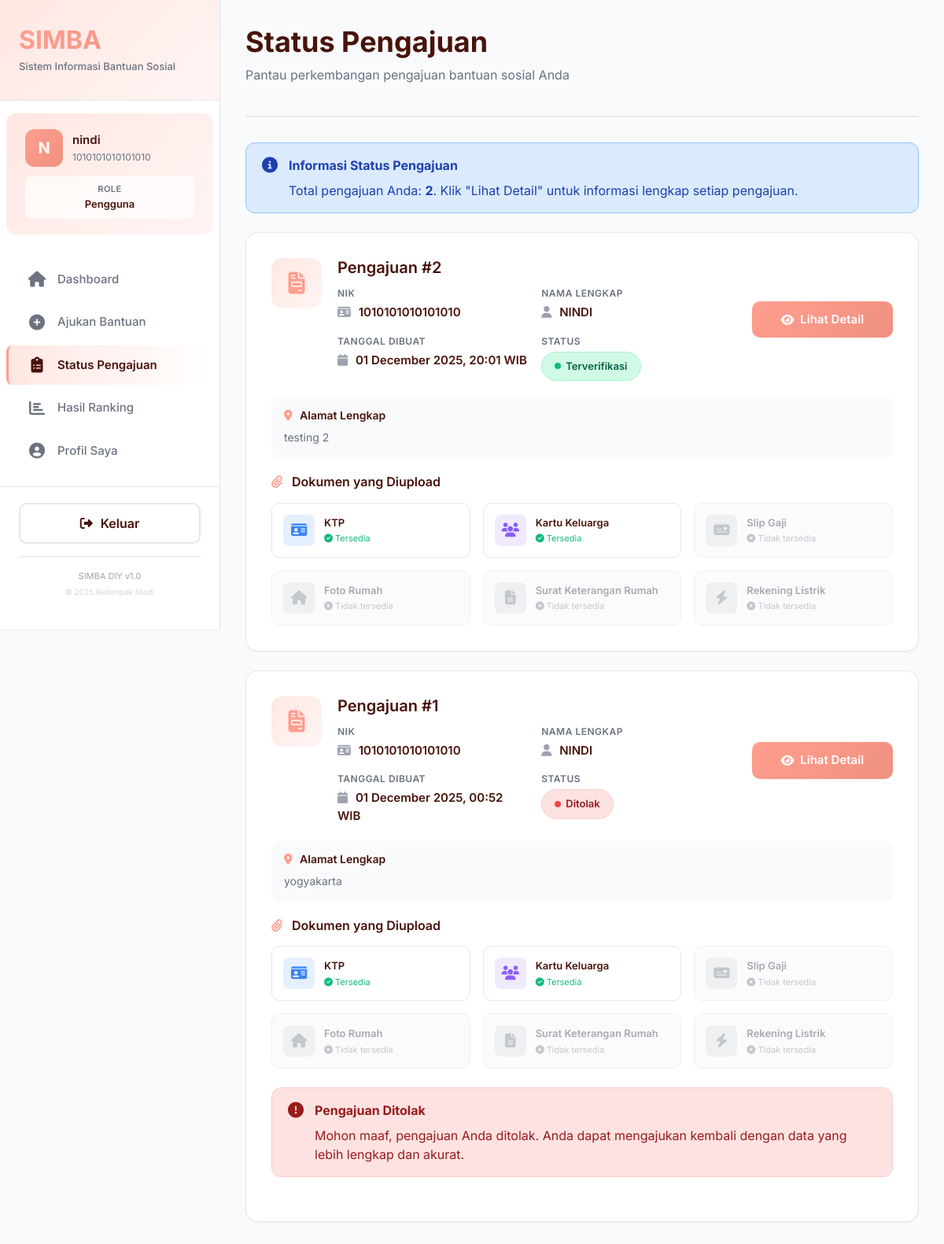
The app's page /user/submission_status.php (signed in), older data.
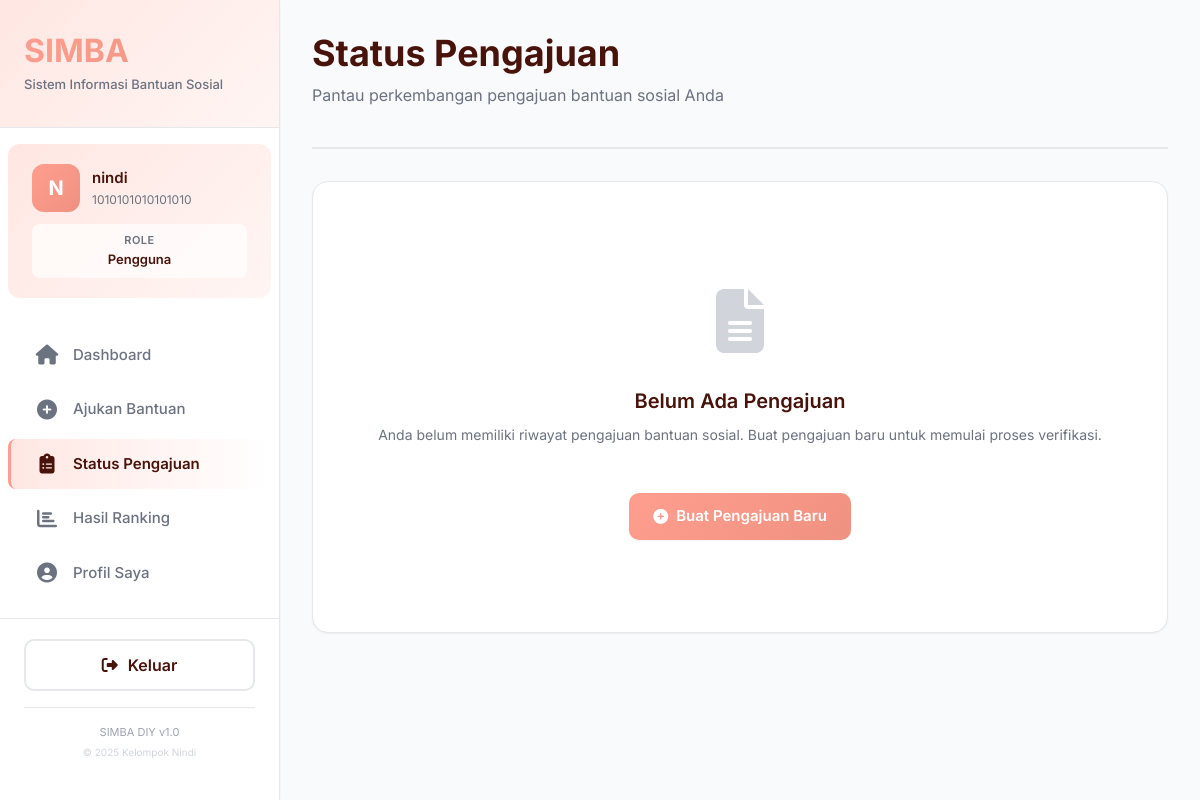
The same page, newer data.
### tables this page shows
CREATE TABLE `dokumen` (
  `id` int(11) NOT NULL,
  `id_pengajuan` int(11) NOT NULL COMMENT 'Foreign key ke tabel pengajuan',
  `ktp` varchar(255) DEFAULT NULL COMMENT 'File KTP (WAJIB)',
  `kk` varchar(255) DEFAULT NULL COMMENT 'File Kartu Keluarga (WAJIB)',
  `slip_gaji` varchar(255) DEFAULT NULL COMMENT 'File slip gaji / bukti penghasilan',
  `foto_rumah` varchar(255) DEFAULT NULL COMMENT 'Foto rumah tampak depan',
  `surat_keterangan_rumah` varchar(255) DEFAULT NULL COMMENT 'Surat keterangan kepemilikan rumah',
  `rekening_listrik` varchar(255) DEFAULT NULL COMMENT 'Rekening listrik bulan terakhir',
  `daftar_pengeluaran` varchar(255) DEFAULT NULL COMMENT 'Daftar pengeluaran bulanan',
  `kartu_pelajar_anak` varchar(255) DEFAULT NULL COMMENT 'Kartu pelajar anak (jika ada)'
);

CREATE TABLE `pengajuan` (
  `id` int(11) NOT NULL,
  `id_user` int(11) NOT NULL COMMENT 'Foreign key ke tabel user',
  `id_program` int(11) DEFAULT NULL COMMENT 'Foreign key ke program bantuan',
  `nik` varchar(16) NOT NULL COMMENT 'NIK pemohon',
  `no_kk` varchar(16) NOT NULL COMMENT 'Nomor Kartu Keluarga',
  `nama_lengkap` varchar(255) NOT NULL COMMENT 'Nama lengkap pemohon',
  `alamat` text NOT NULL COMMENT 'Alamat lengkap',
  `no_hp` varchar(15) NOT NULL COMMENT 'Nomor HP yang bisa dihubungi',
  `gaji` decimal(15,2) NOT NULL COMMENT 'Penghasilan per bulan (nilai tengah range)',
  `status_rumah` varchar(50) NOT NULL COMMENT 'Kepemilikan rumah: Sewa, Keluarga, Pribadi',
  `daya_listrik` varchar(50) NOT NULL COMMENT 'Kelistrikan: Menumpang, Pribadi 450 Watt, dst',
  `pengeluaran` decimal(15,2) NOT NULL COMMENT 'Pengeluaran per bulan (nilai tengah range)',
  `jml_keluarga` int(11) NOT NULL COMMENT 'Jumlah anggota keluarga (nilai representatif)',
  `jml_anak_sekolah` int(11) NOT NULL COMMENT 'Jumlah anak usia sekolah (5-18 tahun)',
  `status` enum('Menunggu Verifikasi','Sedang Diverifikasi','Terverifikasi','Ditolak') NOT NULL DEFAULT 'Menunggu Verifikasi' COMMENT 'Status pengajuan',
  `tanggal_dibuat` timestamp NOT NULL DEFAULT current_timestamp() COMMENT 'Waktu pengajuan dibuat'
);

### functions/submission.php (called while the page is built, shortened)
<?php
function getUserPengajuan($id_user)
{
    $connection = getConnection();
    $query = "SELECT p.*, d.*
              FROM pengajuan p
              LEFT JOIN dokumen d ON p.id = d.id_pengajuan
              WHERE p.id_user = '$id_user'
              ORDER BY p.tanggal_dibuat DESC";
    $result = $connection->query($query);
    return $result->fetch_all(MYSQLI_ASSOC);
}

### user/submission_status.php (the view, shortened to what the changed rows need)
<?php
require_once(__DIR__ . "/../functions/submission.php");
$id_user = $_SESSION['id'];
$pengajuanList = getUserPengajuan($id_user);
?>
<!DOCTYPE html>
<html lang="id">
<head>
    <link rel="stylesheet" href="https://cdnjs.cloudflare.com/ajax/libs/font-awesome/6.5.2/css/all.min.css">
    <link href="https://cdn.jsdelivr.net/npm/bootstrap@5.3.5/dist/css/bootstrap.min.css" rel="stylesheet">
    <link rel="stylesheet" href="../css/style.css">
</head>
<body>
    <div class="dashboard-wrapper">
        <?php include('../templates/user_sidebar.php'); ?>
        <div class="main-content">
            <div class="page-header">
                <h1 class="page-title">Status Pengajuan</h1>
            </div>
            <?php if (empty($pengajuanList)): ?>
                <div class="form-card">
                    <div class="empty-state">
                        <div class="empty-state-icon">
                            <i class="fas fa-file-alt"></i>
                        </div>
                        <div class="empty-state-title">Belum Ada Pengajuan</div>
                        <div class="empty-state-description">
                            Anda belum memiliki riwayat pengajuan bantuan sosial. Buat pengajuan baru untuk memulai proses verifikasi.
                        </div>
                        <a href="apply.php" class="btn btn-primary" style="margin-top: 24px;">
                            <i class="fas fa-plus-circle"></i> Buat Pengajuan Baru
                        </a>
                    </div>
                </div>
            <?php else: ?>
                <div class="alert alert-info">
                    <i class="fas fa-info-circle"></i>
                    <div>
                        <strong>Informasi Status Pengajuan</strong>
                        <p style="margin: 8px 0 0 0;">Total pengajuan Anda: <strong><?php echo count($pengajuanList); ?></strong>. Klik "Lihat Detail" untuk informasi lengkap setiap pengajuan.</p>
                    </div>
                </div>
                <?php foreach ($pengajuanList as $pengajuan): ?>
                    <div class="form-card">
                        <div class="row align-items-center">
                            <div class="col-lg-9">
                                <div style="display: flex; align-items: start; gap: 20px;">
                                    <div style="width: 64px; height: 64px; background: linear-gradient(135deg, var(--color-secondary) 0%, var(--color-background) 100%); border-radius: 14px; display: flex; align-items: center; justify-content: center; color: var(--color-primary); font-size: 28px; flex-shrink: 0;">
                                        <i class="fas fa-file-invoice"></i>
                                    </div>
                                    <div style="flex: 1;">
                                        <h3 style="font-size: 20px; font-weight: 600; margin-bottom: 12px; color: var(--color-text);">
                                            Pengajuan #<?php echo $pengajuan['id']; ?>
                                        </h3>
                                        <div class="row g-3">
                                            <div class="col-md-6">
                                                <div style="font-size: 12px; color: #6b7280; margin-bottom: 4px; text-transform: uppercase; letter-spacing: 0.5px; font-weight: 600;">NIK</div>
                                                <div style="font-size: 15px; font-weight: 600; color: var(--color-text);">
                                                    <i class="fas fa-id-card" style="color: #9ca3af; margin-right: 6px;"></i>
                                                    <?php echo htmlspecialchars($pengajuan['nik']); ?>
                                                </div>
                                            </div>
                                            <div class="col-md-6">
                                                <div style="font-size: 12px; color: #6b7280; margin-bottom: 4px; text-transform: uppercase; letter-spacing: 0.5px; font-weight: 600;">Nama Lengkap</div>
                                                <div style="font-size: 15px; font-weight: 600; color: var(--color-text);">
                                                    <i class="fas fa-user" style="color: #9ca3af; margin-right: 6px;"></i>
                                                    <?php echo htmlspecialchars($pengajuan['nama_lengkap']); ?>
                                                </div>
                                            </div>
                                            <div class="col-md-6">
                                                <div style="font-size: 12px; color: #6b7280; margin-bottom: 4px; text-transform: uppercase; letter-spacing: 0.5px; font-weight: 600;">Tanggal Dibuat</div>
                                                <div style="font-size: 15px; font-weight: 600; color: var(--color-text);">
                                                    <i class="fas fa-calendar" style="color: #9ca3af; margin-right: 6px;"></i>
                                                    <?php echo date('d F Y, H:i', strtotime($pengajuan['tanggal_dibuat'])); ?> WIB
                                                </div>
                                            </div>
                                            <div class="col-md-6">
                                                <div style="font-size: 12px; color: #6b7280; margin-bottom: 4px; text-transform: uppercase; letter-spacing: 0.5px; font-weight: 600;">Status</div>
                                                <div>
                                                    <span class="status-badge status-<?php echo strtolower(str_replace(' ', '', $pengajuan['status'])); ?>">
                                                        <?php echo $pengajuan['status']; ?>
                                                    </span>
                                                </div>
                                            </div>
                                        </div>
                                    </div>
                                </div>
                            </div>
                            <div class="col-lg-3" style="text-align: right;">
                                <button class="btn btn-primary w-100" onclick="toggleDetail('detail-<?php echo $pengajuan['id']; ?>', this)">
                                    <i class="fas fa-eye"></i> Lihat Detail
                                </button>
                            </div>
                        </div>
                        <div style="background-color: #f9fafb; padding: 16px; border-radius: 12px; margin-top:20px; margin-bottom: 20px;">
                            <h5 style="font-size: 14px; font-weight: 600; margin-bottom: 8px; color: var(--color-text);">
                                <i class="fas fa-map-marker-alt" style="color: var(--color-primary); margin-right: 6px;"></i>
                                Alamat Lengkap
                            </h5>
                            <p style="font-size: 14px; color: #6b7280; margin: 0; line-height: 1.6;"><?php echo nl2br(htmlspecialchars($pengajuan['alamat'])); ?></p>
                        </div>
                        <h5 style="font-size: 16px; font-weight: 600; margin-bottom: 16px; color: var(--color-text);">
                            <i class="fas fa-paperclip" style="color: var(--color-primary); margin-right: 8px;"></i>
                            Dokumen yang Diupload
                        </h5>
                        <div class="row g-3">
                            <?php
                            $dokumenFields = [
                                'ktp' => ['label' => 'KTP', 'icon' => 'fa-id-card', 'color' => '#3b82f6'],
                                'kk' => ['label' => 'Kartu Keluarga', 'icon' => 'fa-users', 'color' => '#8b5cf6'],
                                'slip_gaji' => ['label' => 'Slip Gaji', 'icon' => 'fa-money-check', 'color' => '#10b981'],
                                'foto_rumah' => ['label' => 'Foto Rumah', 'icon' => 'fa-home', 'color' => '#f59e0b'],
                                'surat_keterangan_rumah' => ['label' => 'Surat Keterangan Rumah', 'icon' => 'fa-file-alt', 'color' => '#ef4444'],
                                'rekening_listrik' => ['label' => 'Rekening Listrik', 'icon' => 'fa-bolt', 'color' => '#06b6d4']
                            ];
                            foreach ($dokumenFields as $field => $info):
                                if (!empty($pengajuan[$field])):
                            ?>
                                    <div class="col-md-6 col-lg-4">
                                        <div style="padding: 14px; background-color: #fff; border: 1px solid #e5e7eb; border-radius: 10px; display: flex; align-items: center; gap: 12px;">
                                            <div style="width: 40px; height: 40px; background-color: <?php echo $info['color']; ?>20; border-radius: 8px; display: flex; align-items: center; justify-content: center; color: <?php echo $info['color']; ?>; font-size: 18px;">
                                                <i class="fas <?php echo $info['icon']; ?>"></i>
                                            </div>
                                            <div style="flex: 1; min-width: 0;">
                                                <div style="font-size: 13px; font-weight: 600; color: var(--color-text); margin-bottom: 2px;"><?php echo $info['label']; ?></div>
                                                <div style="font-size: 11px; color: #10b981;">
                                                    <i class="fas fa-check-circle"></i> Tersedia
                                                </div>
                                            </div>
                                        </div>
                                    </div>
                                <?php
                                else:
                                ?>
                                    <div class="col-md-6 col-lg-4">
                                        <div style="padding: 14px; background-color: #f9fafb; border: 1px solid #e5e7eb; border-radius: 10px; display: flex; align-items: center; gap: 12px; opacity: 0.6;">
                                            <div style="width: 40px; height: 40px; background-color: #e5e7eb; border-radius: 8px; display: flex; align-items: center; justify-content: center; color: #9ca3af; font-size: 18px;">
                                                <i class="fas <?php echo $info['icon']; ?>"></i>
                                            </div>
                                            <div style="flex: 1; min-width: 0;">
                                                <div style="font-size: 13px; font-weight: 600; color: #6b7280; margin-bottom: 2px;"><?php echo $info['label']; ?></div>
                                                <div style="font-size: 11px; color: #9ca3af;">
                                                    <i class="fas fa-times-circle"></i> Tidak tersedia
                                                </div>
                                            </div>
                                        </div>
                                    </div>
                            <?php
                                endif;
                            endforeach;
                            ?>
                        </div>
                        <?php if ($pengajuan['status'] == 'Ditolak'): ?>
                            <div class="alert alert-danger mt-4">
                                <i class="fas fa-exclamation-circle"></i>
                                <div>
                                    <strong>Pengajuan Ditolak</strong>
                                    <p style="margin: 8px 0 0 0;">Mohon maaf, pengajuan Anda ditolak. Anda dapat mengajukan kembali dengan data yang lebih lengkap dan akurat.</p>
                                </div>
                            </div>
                        <?php endif; ?>
                    </div>
                <?php endforeach; ?>
            <?php endif; ?>
        </div>
    </div>
</body>
</html>

Row changes from the older to the newer data that the page shows:
removed dokumen: id "2", id_pengajuan.nik "1010101010101010", id_pengajuan.nama_lengkap "NINDI", id_pengajuan.tanggal_dibuat "01 December 2025, 20:01", id_pengajuan.status "Terverifikasi", id_pengajuan.alamat "testing 2", label "KTP", label "Kartu Keluarga", label "Slip Gaji", label "Foto Rumah", label "Surat Keterangan Rumah", label "Rekening Listrik"
removed dokumen: id "1", id_pengajuan.nik "1010101010101010", id_pengajuan.nama_lengkap "NINDI", id_pengajuan.tanggal_dibuat "01 December 2025, 00:52", id_pengajuan.status "Ditolak", id_pengajuan.alamat "yogyakarta", label "KTP", label "Kartu Keluarga", label "Slip Gaji", label "Foto Rumah", label "Surat Keterangan Rumah", label "Rekening Listrik", shows "Pengajuan Ditolak"
Text that changed along with them:
count($pengajuanList): "2" → (not shown)
text no longer shown: "Informasi Status Pengajuan Total pengajuan Anda: . Klik \"Lihat Detail\" untuk informasi lengkap setiap pengajuan."
text now shown: "Belum Ada Pengajuan Anda belum memiliki riwayat pengajuan bantuan sosial. Buat pengajuan baru untuk memulai proses verifikasi. Buat Pengajuan Baru"
